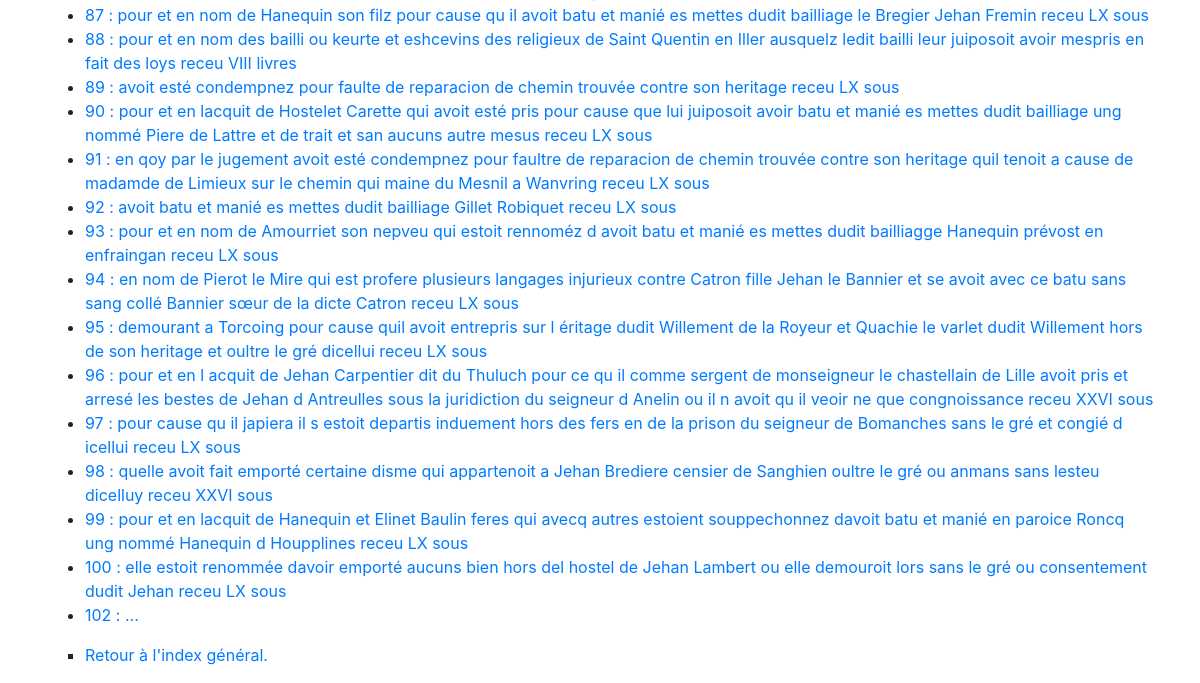
The page /Index/amendes/ (lower part) on the database as committed earlier.
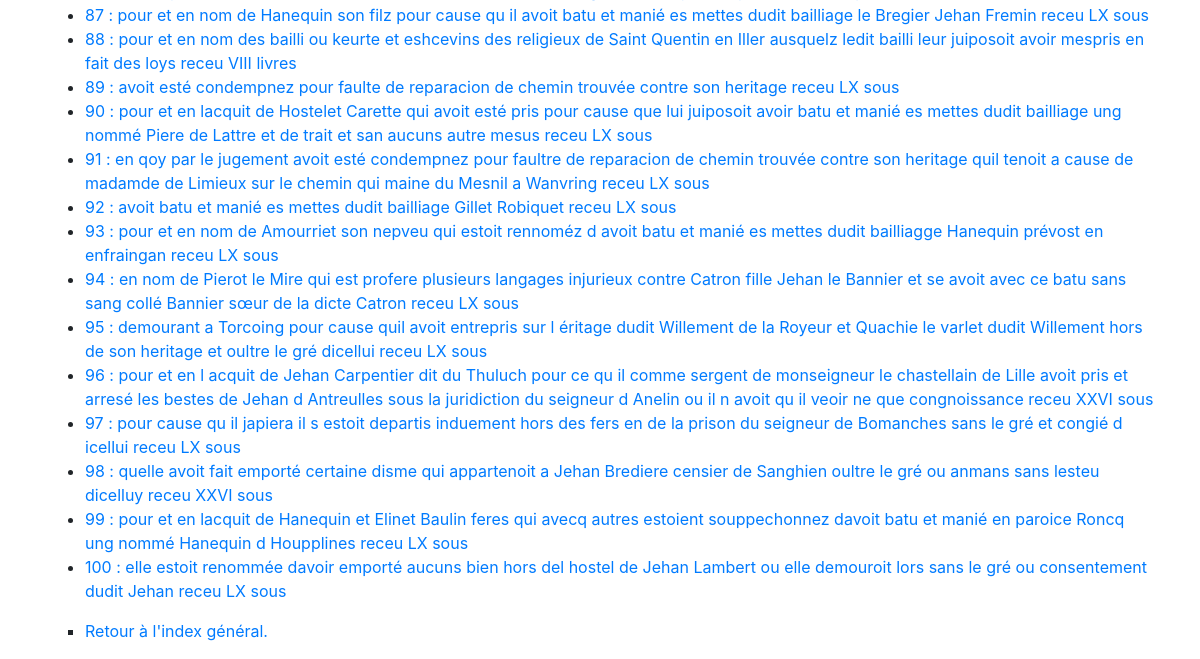
The same page on the database as committed later.
### app/modeles/donnees.py (models this page shows, shortened)
class Amendes(db.Model):
    amendes_id = db.Column(db.Integer, primary_key=True, unique=True, nullable=False, autoincrement=True)
    amendes_source_id = db.Column(db.Integer)
    amendes_montant = db.Column(db.Text)
    amendes_type = db.Column(db.Text)
    amendes_franche_verite = db.Column(db.Text)
    amendes_transcription = db.Column(db.Text)
    authorships = db.relationship("Authorship", back_populates="amende")

### app/routes/__init__.py (the view)
@app.route("/Index/amendes/")
def index_amendes():
    amendes = Amendes.query.all()
    return render_template("pages/Index_amendes.html", amendes=amendes)

### app/templates/pages/Index_amendes.html (shortened to what this page needs)
{% extends "conteneur.html" %}
{% block corps %}
<p>
        <ul>
            {% for amende in amendes %}
                <li><a href="{{url_for('amende', amendes_id=amende.amendes_id)}}">{{amende.amendes_id}} : {{amende.amendes_transcription}}</a></li>
            {% endfor %}
        </ul>
<ul type="square">
    <li><a href="{{url_for('index')}}">Retour à l'index général.</a></li>
</p>
{% endblock %}

### app/templates/conteneur.html (shortened to what this page needs)
<!DOCTYPE html>
<html>
    <head>
        {% include "partials/css.html" %}
    </head>
    <body>
       <div class="container">
        <div class="row">
            <div class="col">
            {% block corps %}{% endblock %}
            </div>
        </div>
      </div>
    </body>
</html>

### app/templates/partials/css.html
<link rel="stylesheet" href="{{ url_for('static', filename='css/bootstrap.css')}}">

Rows that differ between the two databases and show on the page:
removed Amendes: amendes_id "102", amendes_transcription "..."
